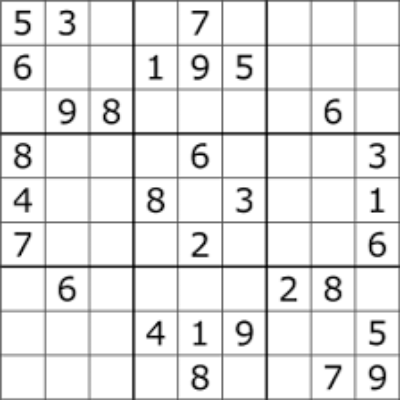
#> input picture Sudok.png, 400 x 400 px, found by its file name
$ python Image2Matrix.py
#> lines starting #> are read from the running program, lines starting #| are printed output that depends on the picture; after the words box and inside, x2 and y2 are one past the last pixel; in counts of white or black regions, pixels touching at a corner belong together
#DONT FUCKING FORGET TO COMMENT AFTER YOU WAKE UP

import cv2
import numpy as np
import pytesseract as tes


def show(x):
    cv2.imshow("Out",x)
    cv2.waitKey(0)
    cv2.destroyAllWindows()


def read(x):
    file=cv2.imread(x)
#> file is the input picture: shape (400, 400, 3); min 1, max 255, mean 231.3
    file=cv2.resize(file,(400,400))
    return file


def process(x):
    y=x.copy()
    gray=cv2.cvtColor(x,cv2.COLOR_BGR2GRAY)
    cv2.bitwise_not(gray,gray)
    kernel = np.ones((1,1),np.uint8)
    dilated=cv2.dilate(gray,kernel,iterations=1)
    edges = cv2.Canny(gray,50,150,apertureSize = 3)
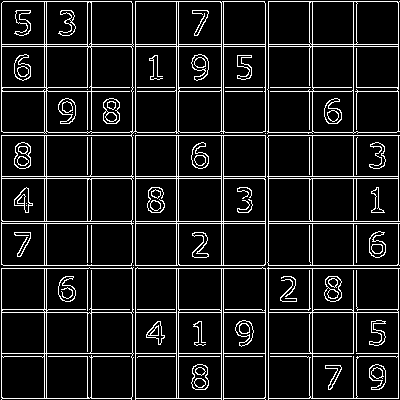
#> edges: shape (400, 400); 10.9% white in thin lines or dots
    lines = cv2.HoughLines(edges,1,np.pi/180,200)
#> lines = 36 rows, first 8: [223, 0], [223, 1.57], [135, 0], [176, 0], [135, 1.57], [176, 1.57], [221, 0], [221, 1.57]
    for j in range(len(lines)):
        for rho,theta in lines[j]:
            a = np.cos(theta)
            b = np.sin(theta)
            x0 = a*rho
            y0 = b*rho
            x1 = int(x0 + 1000*(-b))
            y1 = int(y0 + 1000*(a))
            x2 = int(x0 - 1000*(-b))
            y2 = int(y0 - 1000*(a))
            cv2.line(x,(x1,y1),(x2,y2),(0,0,255),2)
#> this loop made 36 passes
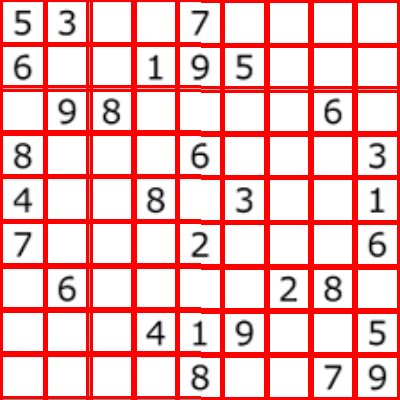
#> x: shape (400, 400, 3); mean B, G, R 186.2, 186.2, 246.8
    return (x,y)


def region(x,y):
    grey=cv2.cvtColor(x,cv2.COLOR_BGR2GRAY)
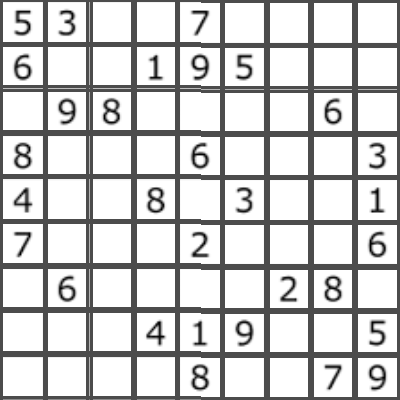
#> grey: shape (400, 400); min 1, max 255, mean 204.3
    ret,thresh = cv2.threshold(grey,127,255,0)
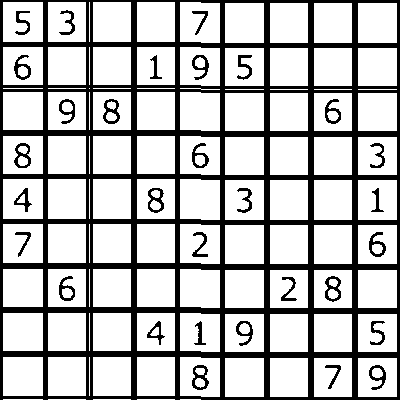
#> thresh: shape (400, 400); 73.4% white; 31 black regions, largest, box (x1, y1, x2, y2) and area: (0, 0, 400, 400) 38024, (103, 99, 120, 124) 197, (325, 276, 341, 302) 197
    kernel = np.ones((5,5), np.uint8)
    img_erosion = cv2.erode(thresh, kernel, iterations=1)
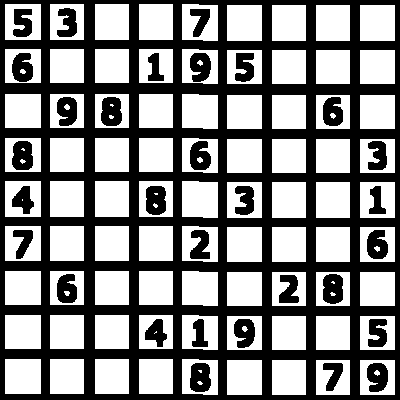
#> img_erosion: shape (400, 400); 53% white; 31 black regions
    contours, hierarchy = cv2.findContours(img_erosion, cv2.RETR_EXTERNAL,cv2.CHAIN_APPROX_SIMPLE)
#> contours = 81 contours; largest, box (x1, y1, x2, y2) and area: (5, 181, 41, 217) 1225, (5, 4, 41, 40) 1225, (182, 181, 218, 218) 1221, (182, 4, 218, 41) 1221, (5, 359, 41, 394) 1190
    cv2.drawContours(y, contours, -1, (255,0,0), 2)
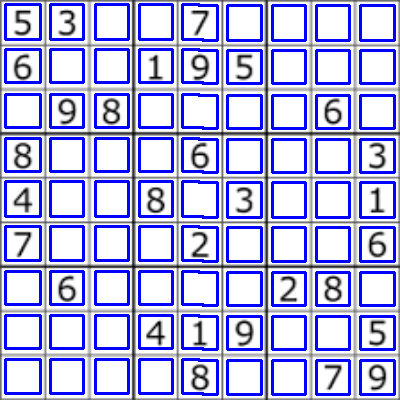
#> y: shape (400, 400, 3); mean B, G, R 231.3, 179.6, 179.6
#> `(drawn,boundaries)=region(Processed,original)`: boundaries has the same summary as contours in region
    return (y,contours)


def matrix(list):
    list.reverse()
    k=0
    w, h = 9,9
    matr = [[0 for x in range(w)] for y in range(h)]
    for i in range(9):
        for j in range(9):
            if (list[k].isnumeric()):
                matr[i][j]=int(list[k])
            else:
                matr[i][j]=0
            k+=1
    return matr


def digit(org,cont):
    a=np.zeros(org.shape,np.uint8)
    long_list=[]
    for i in range(81):
        a=cont[i][0][0]
        b=cont[i][2][0]
        crop_img=org[a[1]:b[1], a[0]:b[0]]
        value=tes.image_to_string(crop_img,config='--psm 10')
        long_list.append(value)
#> this loop made 1 pass
#> (a, b) on pass 1: ([360, 360], [394, 394])
#> pass 1, in digit, `crop_img=org[a[1]:b[1], a[0]:b[0]]`:
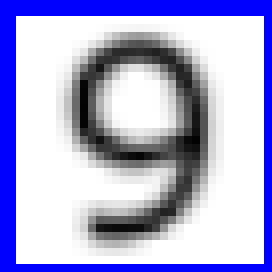
#> crop_img: shape (34, 34, 3) (shown 8 times larger); mean B, G, R 216.3, 173.3, 173.3
#> after the loop, long_list = []
    return long_list

(Processed,original)=process(read('/home/zebin/Code/Python/Self Driving/Sudok.png'))
(drawn,boundaries)=region(Processed,original)
#> (the run stopped early here; a loop or call above may not have finished)
